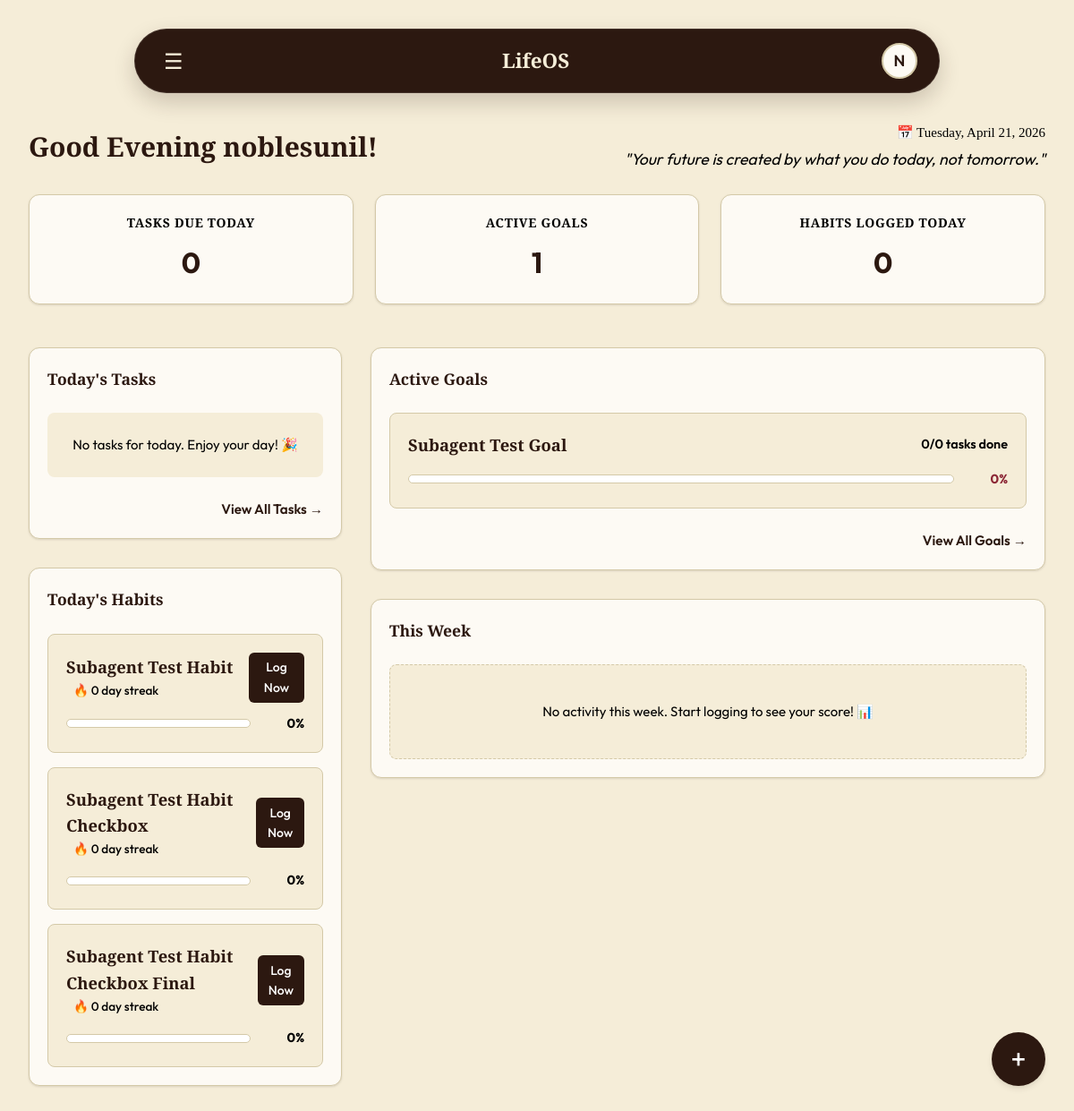
The app's page / (signed in), older data.
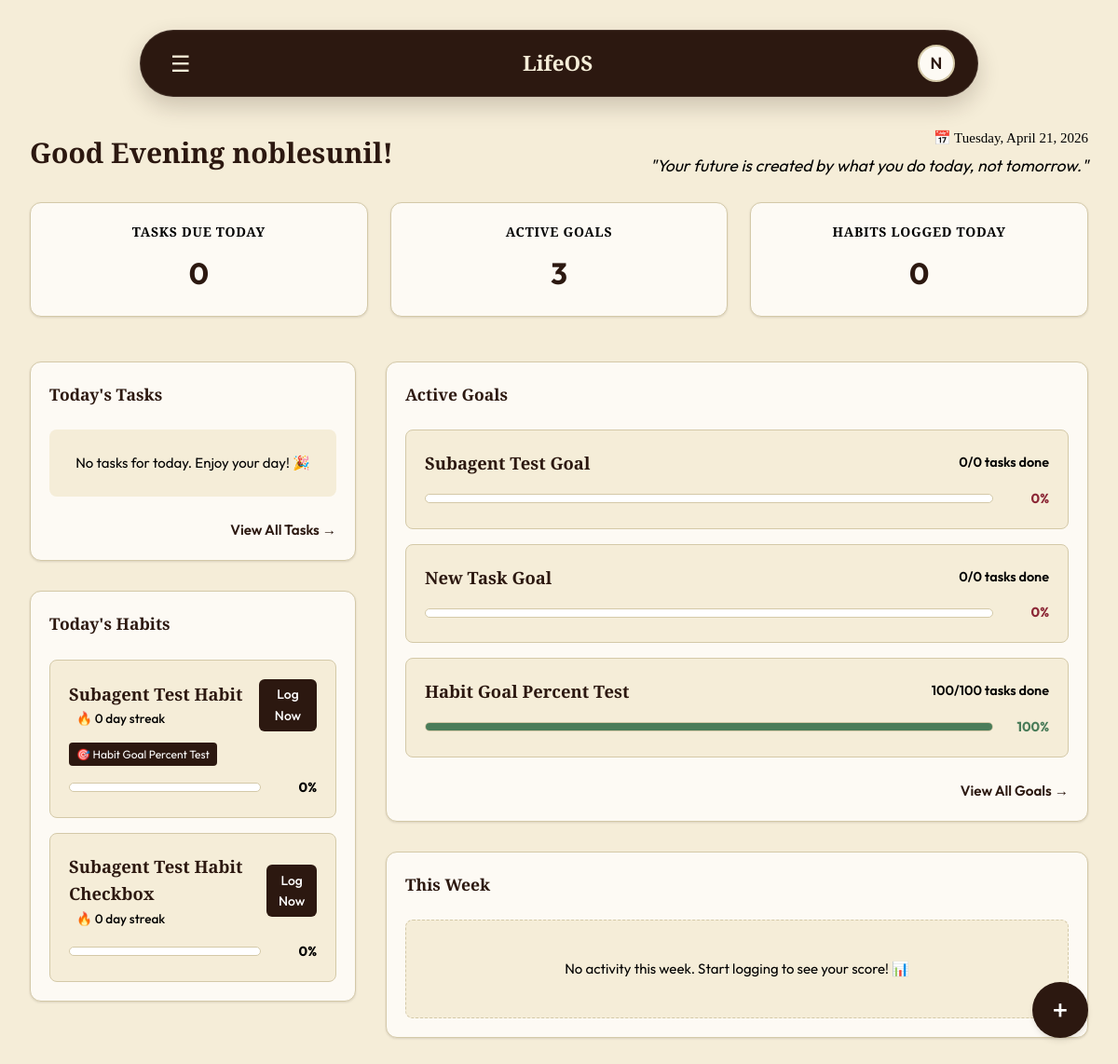
The same page, newer data.
### lifeos_app/models.py (models this page shows, shortened)
class Habit(models.Model):
    HABIT_TYPE_CHOICES = [
        ('checkbox', 'Checkbox'),
        ('slider', 'Slider'),
    ]
    user = models.ForeignKey(
        User,
        on_delete=models.CASCADE
    )
    habit_name = models.CharField(max_length=200)
    habit_type = models.CharField(
        max_length=20,
        choices=HABIT_TYPE_CHOICES,
        default='checkbox'
    )
    goal = models.ForeignKey(
        'Goal',
        on_delete=models.SET_NULL,
        null=True,
        blank=True,
        related_name='linked_habits'
    )
    created_at = models.DateTimeField(
        auto_now_add=True
    )

class Goal(models.Model):
    GOAL_TYPE_CHOICES = [
        ('task_based', 'Task Based'),
        ('habit_based', 'Habit Based'),
    ]
    STATUS_CHOICES = [
        ('Active', 'Active'),
        ('Completed', 'Completed'),
    ]
    user = models.ForeignKey(
        User,
        on_delete=models.CASCADE
    )
    title = models.CharField(max_length=200)
    description = models.TextField(
        blank=True,
        null=True
    )
    goal_type = models.CharField(
        max_length=20,
        choices=GOAL_TYPE_CHOICES,
        default='task_based'
    )
    target_days = models.IntegerField(
        null=True,
        blank=True,
        help_text='Only for Habit Based goals'
    )
    status = models.CharField(
        max_length=20,
        choices=STATUS_CHOICES,
        default='Active'
    )
    created_at = models.DateTimeField(
        auto_now_add=True
    )
    completed_at = models.DateTimeField(
        null=True,
        blank=True
    )
    @property
    def progress_percentage(self):
        if self.goal_type == 'task_based':
            tasks = self.tasks.all()
            if not tasks.exists():
                return 0
        elif self.goal_type == 'habit_based':
            if not self.linked_habits.exists() or not self.target_days:
                return 0
            from django.utils import timezone
            today = timezone.localdate()
            checkbox_q = Q(habit_type='checkbox', habitcompletion__completion_percentage=100)
            slider_q = Q(habit_type='slider', habitcompletion__completion_percentage__gt=0)
            date_filter = Q(
                habitcompletion__date__gte=self.created_at.date(),
                habitcompletion__date__lte=today
            )
            annotated_habits = self.linked_habits.annotate(
                days_done=Count(
                    'habitcompletion',
                    filter=date_filter & (checkbox_q | slider_q)
                )
            )
            habit_progresses = []
            for habit in annotated_habits:
                days_done = min(habit.days_done, self.target_days)
                habit_progress = round((days_done / self.target_days) * 100)
                habit_progresses.append(habit_progress)
            if not habit_progresses:
                return 0
            return round(sum(habit_progresses) / len(habit_progresses))
        return 0

### lifeos_app/views.py (the view, shortened to what this page needs)
# urls.py: path('', views.dashboard, name='dashboard'),
@login_required
def dashboard(request):
    user = request.user
    today = timezone.localdate()
    current_hour = timezone.localtime().hour
    if 5 <= current_hour < 12:
        greeting_time = "Good Morning"
    elif 12 <= current_hour < 17:
        greeting_time = "Good Afternoon"
    else:
        greeting_time = "Good Evening"
    try:
        display_name = user.userprofile.full_name.split()[0] if user.userprofile.full_name else user.username
    except UserProfile.DoesNotExist:
        display_name = user.username
    quotes = [
        "Focus on being productive instead of busy.",
        "Small steps every day lead to big results.",
        "Your future is created by what you do today, not tomorrow.",
        "Don't count the days, make the days count.",
        "Success is sum of small efforts repeated day in and day out.",
        "Action is the foundational key to all success.",
        "The secret of getting ahead is getting started."
    ]
    daily_quote = quotes[today.toordinal() % len(quotes)]
    total_tasks_due_today = Task.objects.filter(user=user, start_date__lte=today, status='Pending').count()
    total_active_goals = Goal.objects.filter(user=user, status='Active').count()
    habits_logged_today = HabitCompletion.objects.filter(habit__user=user, date=today).values('habit').distinct().count()
    raw_today_tasks = list(Task.objects.filter(user=user, start_date__lte=today, status='Pending'))
    def sort_key(t):
        if t.due_date:
            if t.due_date < today: return 0  # Overdue
            elif t.due_date == today: return 1  # Due today
            else: return 2  # Future
        return 3  # No due date
    today_tasks = sorted(raw_today_tasks, key=sort_key)
    active_goals = Goal.objects.filter(user=user, status='Active')
    for g in active_goals:
        g.progress_pct = g.progress_percentage
        if g.goal_type == 'habit_based':
            g.completed_count = round(g.progress_percentage)
            g.total_count = 100  # percentage out of 100
        else:
            total = g.tasks.count()
            completed = g.tasks.filter(status='Completed').count()
            g.completed_count = completed
            g.total_count = total
        if g.progress_pct <= 30: g.progress_color = 'danger'
        elif g.progress_pct <= 70: g.progress_color = 'warning'
        else: g.progress_color = 'success'
    today_habits = Habit.objects.filter(user=user)
    for h in today_habits:
        completion = HabitCompletion.objects.filter(habit=h, date=today).first()
        h.completion_today = completion.completion_percentage if completion else None
        h.streak = calculate_streak(h)
        pct = h.completion_today or 0
        if pct == 0: h.progress_color = 'secondary'
        elif pct <= 29: h.progress_color = 'danger'
        elif pct <= 69: h.progress_color = 'warning'
        else: h.progress_color = 'success'
    last_7_days = [(today - datetime.timedelta(days=i)) for i in range(6, -1, -1)]
    chart_labels = [d.strftime('%a') for d in last_7_days]
    chart_data = []
    all_zeroes = True
    for d in last_7_days:
        productivity_score = get_daily_score(user, d)
        chart_data.append(productivity_score)
        if productivity_score > 0:
            all_zeroes = False
    has_activity_data = not all_zeroes
    avg_score = round(sum(chart_data) / len(chart_data)) if chart_data else 0
    context = {
        'greeting_time': greeting_time,
        'display_name': display_name,
        'today_date': today,
        'daily_quote': daily_quote,
        'total_tasks_due_today': total_tasks_due_today,
        'total_active_goals': total_active_goals,
        'habits_logged_today': habits_logged_today,
        'today_tasks': today_tasks,
        'active_goals': active_goals,
        'today_habits': today_habits,
        'chart_labels': json.dumps(chart_labels),
        'chart_data': json.dumps(chart_data),
        'has_activity_data': has_activity_data,
        'avg_score': avg_score,
    }
    return render(request, 'dashboard.html', context)

### lifeos_app/context_processors.py (called while the page is built)
def overdue_tasks_count(request):
    if request.user.is_authenticated:
        today = datetime.date.today()
        count = Task.objects.filter(
            user=request.user,
            status='Pending',
            due_date__lt=today
        ).count()
        return {'overdue_count': count}
    return {'overdue_count': 0}

### lifeos_app/views.py (called while the page is built, shortened)
def get_task_score(user, target_date):
    tasks = Task.objects.filter(user=user, due_date=target_date)
    if not tasks.exists():
        return 0

def get_habit_score(user, target_date):
    from datetime import date
    habits = Habit.objects.filter(user=user)
    if not habits.exists():
        return 0
    total = 0
    for habit in habits:
        completion = HabitCompletion.objects.filter(
            habit=habit,
            date=target_date
        ).first()
        total += (
            completion.completion_percentage
            if completion else 0
        )
    return total / habits.count()

def get_daily_score(user, target_date):
    habit_score = get_habit_score(user, target_date)
    task_score = get_task_score(user, target_date)
    return round((habit_score + task_score) / 2)

### templates/dashboard.html (shortened to what the changed rows need)
{% extends 'base.html' %}
{% load static %}
{% block content %}
<div class="dashboard-section" style="margin-top: 1.5rem; margin-bottom: 1.5rem; display: flex; justify-content: space-between; align-items: center; flex-wrap: wrap; gap: 1rem;">
    <div>
        <h1 style="color: var(--color-primary); margin: 0;">{{ greeting_time }} {{ display_name }}!</h1>
    </div>
</div>
<div class="metrics-grid" style="margin-bottom: 3rem;">
    <div class="card metric-card" style="text-align: center;">
        <h3>Active Goals</h3>
        <span class="metric-value">{{ total_active_goals }}</span>
    </div>
</div>
<div class="layout-grid">
    <div class="left-col" style="display: flex; flex-direction: column; gap: 2rem;">
        <div class="card">
            <div class="list-section">
                {% for habit in today_habits %}
                <div class="item-card" style="padding: 1.25rem; border-radius: 0.5rem; border: 1px solid var(--border-color); background: var(--color-bg); flex-direction:column; align-items:flex-start;">
                    <div style="display:flex; justify-content:space-between; width:100%; align-items:center; margin-bottom: 12px;">
                        <div>
                            <h4 style="margin:0; display:inline-block; font-size: 1.15rem;">{{ habit.habit_name }}</h4>
                            <span style="margin-left:8px; font-size:0.85rem; color:var(--text-secondary); font-weight: 500;">🔥 {{ habit.streak }} day streak</span>
                        </div>
                        {% if habit.completion_today is None %}
                            <a href="{% url 'habits_list' %}" class="btn btn-sm" style="background:var(--color-primary); color:white; padding: 0.35rem 0.75rem; border-radius: 6px;">Log Now</a>
                        {% endif %}
                    </div>
                    {% if habit.goal %}
                        <span style="background:var(--color-primary); color:white; padding: 3px 8px; border-radius:4px; font-size:0.75rem; margin-bottom:12px; display:inline-block;">🎯 {{ habit.goal.title }}</span>
                    {% endif %}
                    <div style="width: 100%; display:flex; align-items:center; gap: 15px;">
                        <div style="flex-grow: 1; height: 10px; background: var(--color-surface-2); border-radius: 5px; overflow: hidden; border: 1px solid var(--color-border);">
                        </div>
                        <span style="font-size:0.9rem; font-weight:700; width:45px; text-align:right; color: var(--{{ habit.progress_color }}-color);">{{ habit.completion_today|default:0 }}%</span>
                    </div>
                </div>
                {% empty %}
                <p style="color: var(--text-secondary); text-align:center; padding: 1.5rem 0; background: var(--color-bg); border-radius: 0.5rem;">No habits yet. Build your first habit! 💪</p>
                {% endfor %}
            </div>
        </div>
    </div>
    <div class="right-col" style="display: flex; flex-direction: column; gap: 2rem;">
        <div class="card">
            <div class="list-section">
                {% for goal in active_goals %}
                <div class="item-card" style="padding: 1.25rem; border-radius: 0.5rem; border: 1px solid var(--border-color); background: var(--color-bg); flex-direction:column; align-items:flex-start;">
                    <div style="display:flex; justify-content:space-between; width:100%; align-items:center; margin-bottom: 12px;">
                        <h4 style="margin:0; font-size: 1.15rem;">{{ goal.title }}</h4>
                        <span style="font-size:0.9rem; font-weight:600; color:var(--text-secondary);">{{ goal.completed_count }}/{{ goal.total_count }} tasks done</span>
                    </div>
                    <div style="width: 100%; display:flex; align-items:center; gap: 15px;">
                        <div style="flex-grow: 1; height: 10px; background: var(--color-surface-2); border-radius: 5px; overflow: hidden; border: 1px solid var(--color-border);">
                            <div style="height: 100%; width: {{ goal.progress_pct|floatformat:0 }}%; background-color: var(--{{ goal.progress_color }}-color); transition: width 0.5s ease;"></div>
                        </div>
                        <span style="font-size:0.9rem; font-weight:700; width:45px; text-align:right; color: var(--{{ goal.progress_color }}-color);">{{ goal.progress_pct|floatformat:0 }}%</span>
                    </div>
                </div>
                {% empty %}
                <p style="color: var(--text-secondary); text-align:center; padding: 1.5rem 0; background: var(--color-bg); border-radius: 0.5rem;">No active goals. Create one to get started! 🎯</p>
                {% endfor %}
            </div>
        </div>
    </div>
</div>
{% endblock %}

Row changes from the older to the newer data that the page shows:
removed Habit: habit_name "Subagent Test Habit Checkbox Final", streak "0", shows "Log Now", completion_today "0"
changed Habit "Subagent Test Habit": goal_id empty → 170 (drawn); goal (not shown) → "Habit Goal Percent Test"
added Goal: title "New Task Goal", completed_count "0", total_count "0", progress_pct "0"
added Goal: title "Habit Goal Percent Test", completed_count "100", total_count "100", progress_pct "100"
Text that changed along with them:
{{ total_active_goals }}: "1" → "3"
